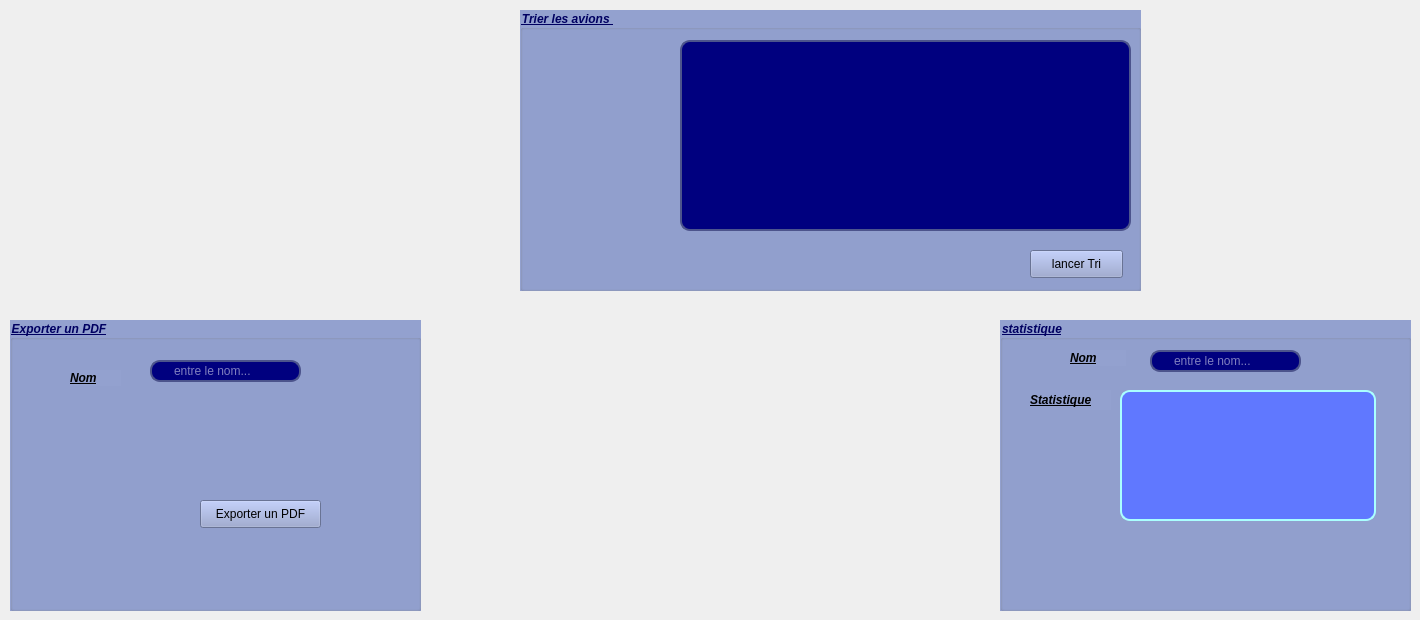
    <widget class="QWidget" name="tab_3">
     <attribute name="icon">
      <iconset>
       <normaloff>../../../Users/user/Desktop/Folder-Management-Gear-Document-Data-512.webp</normaloff>../../../Users/user/Desktop/Folder-Management-Gear-Document-Data-512.webp</iconset>
     </attribute>
     <attribute name="title">
      <string>option</string>
     </attribute>
     <widget class="QGroupBox" name="groupBox_6">
      <property name="geometry">
       <rect>
        <x>1000</x>
        <y>320</y>
        <width>411</width>
        <height>291</height>
       </rect>
      </property>
      <property name="palette">
       <palette>
        <active>
         <colorrole role="WindowText">
          <brush brushstyle="SolidPattern">
           <color alpha="255">
            <red>0</red>
            <green>0</green>
            <blue>97</blue>
           </color>
          </brush>
         </colorrole>
         <colorrole role="Button">
          <brush brushstyle="SolidPattern">
           <color alpha="255">
            <red>147</red>
            <green>161</green>
            <blue>207</blue>
           </color>
          </brush>
         </colorrole>
         <colorrole role="Base">
          <brush brushstyle="SolidPattern">
           <color alpha="255">
            <red>147</red>
            <green>161</green>
            <blue>207</blue>
           </color>
          </brush>
         </colorrole>
         <colorrole role="Window">
          <brush brushstyle="SolidPattern">
           <color alpha="255">
            <red>147</red>
            <green>161</green>
            <blue>207</blue>
           </color>
          </brush>
         </colorrole>
        </active>
        <inactive>
         <colorrole role="WindowText">
          <brush brushstyle="SolidPattern">
           <color alpha="255">
            <red>0</red>
            <green>0</green>
            <blue>97</blue>
           </color>
          </brush>
         </colorrole>
         <colorrole role="Button">
          <brush brushstyle="SolidPattern">
           <color alpha="255">
            <red>147</red>
            <green>161</green>
            <blue>207</blue>
           </color>
          </brush>
         </colorrole>
         <colorrole role="Base">
          <brush brushstyle="SolidPattern">
           <color alpha="255">
            <red>147</red>
            <green>161</green>
            <blue>207</blue>
           </color>
          </brush>
         </colorrole>
         <colorrole role="Window">
          <brush brushstyle="SolidPattern">
           <color alpha="255">
            <red>147</red>
            <green>161</green>
            <blue>207</blue>
           </color>
          </brush>
         </colorrole>
        </inactive>
        <disabled>
         <colorrole role="WindowText">
          <brush brushstyle="SolidPattern">
           <color alpha="255">
            <red>120</red>
            <green>120</green>
            <blue>120</blue>
           </color>
          </brush>
         </colorrole>
         <colorrole role="Button">
          <brush brushstyle="SolidPattern">
           <color alpha="255">
            <red>147</red>
            <green>161</green>
            <blue>207</blue>
           </color>
          </brush>
         </colorrole>
         <colorrole role="Base">
          <brush brushstyle="SolidPattern">
           <color alpha="255">
            <red>147</red>
            <green>161</green>
            <blue>207</blue>
           </color>
          </brush>
         </colorrole>
         <colorrole role="Window">
          <brush brushstyle="SolidPattern">
           <color alpha="255">
            <red>147</red>
            <green>161</green>
            <blue>207</blue>
           </color>
          </brush>
         </colorrole>
        </disabled>
       </palette>
      </property>
      <property name="font">
       <font>
        <weight>75</weight>
        <italic>true</italic>
        <bold>true</bold>
        <underline>true</underline>
       </font>
      </property>
      <property name="styleSheet">
       <string notr="true">background-color: rgb(147, 161, 207)</string>
      </property>
      <property name="title">
       <string>statistique</string>
      </property>
      <widget class="QTextBrowser" name="textBrowser">
       <property name="geometry">
        <rect>
         <x>120</x>
         <y>70</y>
         <width>256</width>
         <height>131</height>
        </rect>
       </property>
       <property name="styleSheet">
        <string notr="true">QTextEdit{
border: 2px solid rgb(170, 255, 255);
border-radius: 10px;
color: #FFF;
padding-left:20px;
padding-right:20px;
background-color:rgb(96, 120, 255)
}
QTextEdit:hover{
border:2px sold rgb(85, 0, 255) ;
	color: rgb(200, 0, 0);
}
QTextEdit:focus{
border:20px sold rgb(85, 255, 255); 
background-color:rgb(167, 183, 255);
}
</string>
       </property>
      </widget>
      <widget class="QLabel" name="label_14">
       <property name="geometry">
        <rect>
         <x>30</x>
         <y>70</y>
         <width>81</width>
         <height>20</height>
        </rect>
       </property>
       <property name="font">
        <font>
         <weight>75</weight>
         <italic>true</italic>
         <bold>true</bold>
         <underline>true</underline>
        </font>
       </property>
       <property name="text">
        <string>Statistique</string>
       </property>
      </widget>
      <widget class="QLineEdit" name="lineEdit_13">
       <property name="geometry">
        <rect>
         <x>150</x>
         <y>30</y>
         <width>151</width>
         <height>22</height>
        </rect>
       </property>
       <property name="styleSheet">
        <string notr="true">QLineEdit{
border: 2px solid rgb(76,84,140);
border-radius: 10px;
color: #FFF;
padding-left:20px;
padding-right:20px;
background-color:rgb(0, 0, 127)
}
QLineEdit:hover{
border:2px sold ;
	color: rgb(255, 0, 0);
}
QLineEdit:focus{
border:20px sold rgb(85, 255, 255); 
background-color:rgb(131, 131, 131);
}
</string>
       </property>
       <property name="placeholderText">
        <string>entre le nom...</string>
       </property>
      </widget>
      <widget class="QLabel" name="label_13">
       <property name="geometry">
        <rect>
         <x>70</x>
         <y>30</y>
         <width>56</width>
         <height>16</height>
        </rect>
       </property>
       <property name="font">
        <font>
         <weight>75</weight>
         <italic>true</italic>
         <bold>true</bold>
         <underline>true</underline>
        </font>
       </property>
       <property name="text">
        <string>Nom</string>
       </property>
      </widget>
     </widget>
     <widget class="QGroupBox" name="groupBox_8">
      <property name="geometry">
       <rect>
        <x>10</x>
        <y>320</y>
        <width>411</width>
        <height>291</height>
       </rect>
      </property>
      <property name="palette">
       <palette>
        <active>
         <colorrole role="WindowText">
          <brush brushstyle="SolidPattern">
           <color alpha="255">
            <red>0</red>
            <green>0</green>
            <blue>97</blue>
           </color>
          </brush>
         </colorrole>
         <colorrole role="Button">
          <brush brushstyle="SolidPattern">
           <color alpha="255">
            <red>147</red>
            <green>161</green>
            <blue>207</blue>
           </color>
          </brush>
         </colorrole>
         <colorrole role="Base">
          <brush brushstyle="SolidPattern">
           <color alpha="255">
            <red>147</red>
            <green>161</green>
            <blue>207</blue>
           </color>
          </brush>
         </colorrole>
         <colorrole role="Window">
          <brush brushstyle="SolidPattern">
           <color alpha="255">
            <red>147</red>
            <green>161</green>
            <blue>207</blue>
           </color>
          </brush>
         </colorrole>
        </active>
        <inactive>
         <colorrole role="WindowText">
          <brush brushstyle="SolidPattern">
           <color alpha="255">
            <red>0</red>
            <green>0</green>
            <blue>97</blue>
           </color>
          </brush>
         </colorrole>
         <colorrole role="Button">
          <brush brushstyle="SolidPattern">
           <color alpha="255">
            <red>147</red>
            <green>161</green>
            <blue>207</blue>
           </color>
          </brush>
         </colorrole>
         <colorrole role="Base">
          <brush brushstyle="SolidPattern">
           <color alpha="255">
            <red>147</red>
            <green>161</green>
            <blue>207</blue>
           </color>
          </brush>
         </colorrole>
         <colorrole role="Window">
          <brush brushstyle="SolidPattern">
           <color alpha="255">
            <red>147</red>
            <green>161</green>
            <blue>207</blue>
           </color>
          </brush>
         </colorrole>
        </inactive>
        <disabled>
         <colorrole role="WindowText">
          <brush brushstyle="SolidPattern">
           <color alpha="255">
            <red>120</red>
            <green>120</green>
            <blue>120</blue>
           </color>
          </brush>
         </colorrole>
         <colorrole role="Button">
          <brush brushstyle="SolidPattern">
           <color alpha="255">
            <red>147</red>
            <green>161</green>
            <blue>207</blue>
           </color>
          </brush>
         </colorrole>
         <colorrole role="Base">
          <brush brushstyle="SolidPattern">
           <color alpha="255">
            <red>147</red>
            <green>161</green>
            <blue>207</blue>
           </color>
          </brush>
         </colorrole>
         <colorrole role="Window">
          <brush brushstyle="SolidPattern">
           <color alpha="255">
            <red>147</red>
            <green>161</green>
            <blue>207</blue>
           </color>
          </brush>
         </colorrole>
        </disabled>
       </palette>
      </property>
      <property name="font">
       <font>
        <weight>75</weight>
        <italic>true</italic>
        <bold>true</bold>
        <underline>true</underline>
       </font>
      </property>
      <property name="styleSheet">
       <string notr="true">background-color: rgb(147, 161, 207)</string>
      </property>
      <property name="title">
       <string>Exporter un PDF</string>
      </property>
      <widget class="QLabel" name="label_15">
       <property name="geometry">
        <rect>
         <x>60</x>
         <y>50</y>
         <width>51</width>
         <height>16</height>
        </rect>
       </property>
       <property name="font">
        <font>
         <weight>75</weight>
         <italic>true</italic>
         <bold>true</bold>
         <underline>true</underline>
        </font>
       </property>
       <property name="text">
        <string>Nom</string>
       </property>
      </widget>
      <widget class="QPushButton" name="pushButton_7">
       <property name="geometry">
        <rect>
         <x>190</x>
         <y>180</y>
         <width>121</width>
         <height>28</height>
        </rect>
       </property>
       <property name="text">
        <string>Exporter un PDF</string>
       </property>
       <property name="icon">
        <iconset>
         <normaloff>../../../Users/user/Desktop/Untitled-4-1024.webp</normaloff>../../../Users/user/Desktop/Untitled-4-1024.webp</iconset>
       </property>
      </widget>
      <widget class="QLineEdit" name="lineEdit_18">
       <property name="geometry">
        <rect>
         <x>140</x>
         <y>40</y>
         <width>151</width>
         <height>22</height>
        </rect>
       </property>
       <property name="styleSheet">
        <string notr="true">QLineEdit{
border: 2px solid rgb(76,84,140);
border-radius: 10px;
color: #FFF;
padding-left:20px;
padding-right:20px;
background-color:rgb(0, 0, 127)
}
QLineEdit:hover{
border:2px sold ;
	color: rgb(255, 0, 0);
}
QLineEdit:focus{
border:20px sold rgb(85, 255, 255); 
background-color:rgb(131, 131, 131);
}
</string>
       </property>
       <property name="placeholderText">
        <string>entre le nom...</string>
       </property>
      </widget>
     </widget>
     <widget class="QGroupBox" name="groupBox_7">
      <property name="geometry">
       <rect>
        <x>520</x>
        <y>10</y>
        <width>621</width>
        <height>281</height>
       </rect>
      </property>
      <property name="palette">
       <palette>
        <active>
         <colorrole role="WindowText">
          <brush brushstyle="SolidPattern">
           <color alpha="255">
            <red>0</red>
            <green>0</green>
            <blue>97</blue>
           </color>
          </brush>
         </colorrole>
         <colorrole role="Button">
          <brush brushstyle="SolidPattern">
           <color alpha="255">
            <red>147</red>
            <green>161</green>
            <blue>207</blue>
           </color>
          </brush>
         </colorrole>
         <colorrole role="Base">
          <brush brushstyle="SolidPattern">
           <color alpha="255">
            <red>147</red>
            <green>161</green>
            <blue>207</blue>
           </color>
          </brush>
         </colorrole>
         <colorrole role="Window">
          <brush brushstyle="SolidPattern">
           <color alpha="255">
            <red>147</red>
            <green>161</green>
            <blue>207</blue>
           </color>
          </brush>
         </colorrole>
        </active>
        <inactive>
         <colorrole role="WindowText">
          <brush brushstyle="SolidPattern">
           <color alpha="255">
            <red>0</red>
            <green>0</green>
            <blue>97</blue>
           </color>
          </brush>
         </colorrole>
         <colorrole role="Button">
          <brush brushstyle="SolidPattern">
           <color alpha="255">
            <red>147</red>
            <green>161</green>
            <blue>207</blue>
           </color>
          </brush>
         </colorrole>
         <colorrole role="Base">
          <brush brushstyle="SolidPattern">
           <color alpha="255">
            <red>147</red>
            <green>161</green>
            <blue>207</blue>
           </color>
          </brush>
         </colorrole>
         <colorrole role="Window">
          <brush brushstyle="SolidPattern">
           <color alpha="255">
            <red>147</red>
            <green>161</green>
            <blue>207</blue>
           </color>
          </brush>
         </colorrole>
        </inactive>
        <disabled>
         <colorrole role="WindowText">
          <brush brushstyle="SolidPattern">
           <color alpha="255">
            <red>120</red>
            <green>120</green>
            <blue>120</blue>
           </color>
          </brush>
         </colorrole>
         <colorrole role="Button">
          <brush brushstyle="SolidPattern">
           <color alpha="255">
            <red>147</red>
            <green>161</green>
            <blue>207</blue>
           </color>
          </brush>
         </colorrole>
         <colorrole role="Base">
          <brush brushstyle="SolidPattern">
           <color alpha="255">
            <red>147</red>
            <green>161</green>
            <blue>207</blue>
           </color>
          </brush>
         </colorrole>
         <colorrole role="Window">
          <brush brushstyle="SolidPattern">
           <color alpha="255">
            <red>147</red>
            <green>161</green>
            <blue>207</blue>
           </color>
          </brush>
         </colorrole>
        </disabled>
       </palette>
      </property>
      <property name="font">
       <font>
        <weight>75</weight>
        <italic>true</italic>
        <bold>true</bold>
        <underline>true</underline>
       </font>
      </property>
      <property name="styleSheet">
       <string notr="true">background-color: rgb(147, 161, 207)</string>
      </property>
      <property name="title">
       <string>Trier les avions </string>
      </property>
      <widget class="QTextBrowser" name="textBrowser_2">
       <property name="geometry">
        <rect>
         <x>160</x>
         <y>30</y>
         <width>451</width>
         <height>191</height>
        </rect>
       </property>
       <property name="styleSheet">
        <string notr="true">QTextEdit{
border: 2px solid rgb(76,84,140);
border-radius: 10px;
color: #FFF;
padding-left:20px;
padding-right:20px;
background-color:rgb(0, 0, 127)
}
QTextEdit:hover{
border:2px sold ;
	color: rgb(255, 0, 0);
}
QTextEdit:focus{
border:20px sold rgb(85, 255, 255); 
background-color:rgb(43,45,56);
}
</string>
       </property>
      </widget>
      <widget class="QPushButton" name="pushButton_6">
       <property name="geometry">
        <rect>
         <x>510</x>
         <y>240</y>
         <width>93</width>
         <height>28</height>
        </rect>
       </property>
       <property name="text">
        <string>lancer Tri</string>
       </property>
      </widget>
     </widget>
    </widget>
